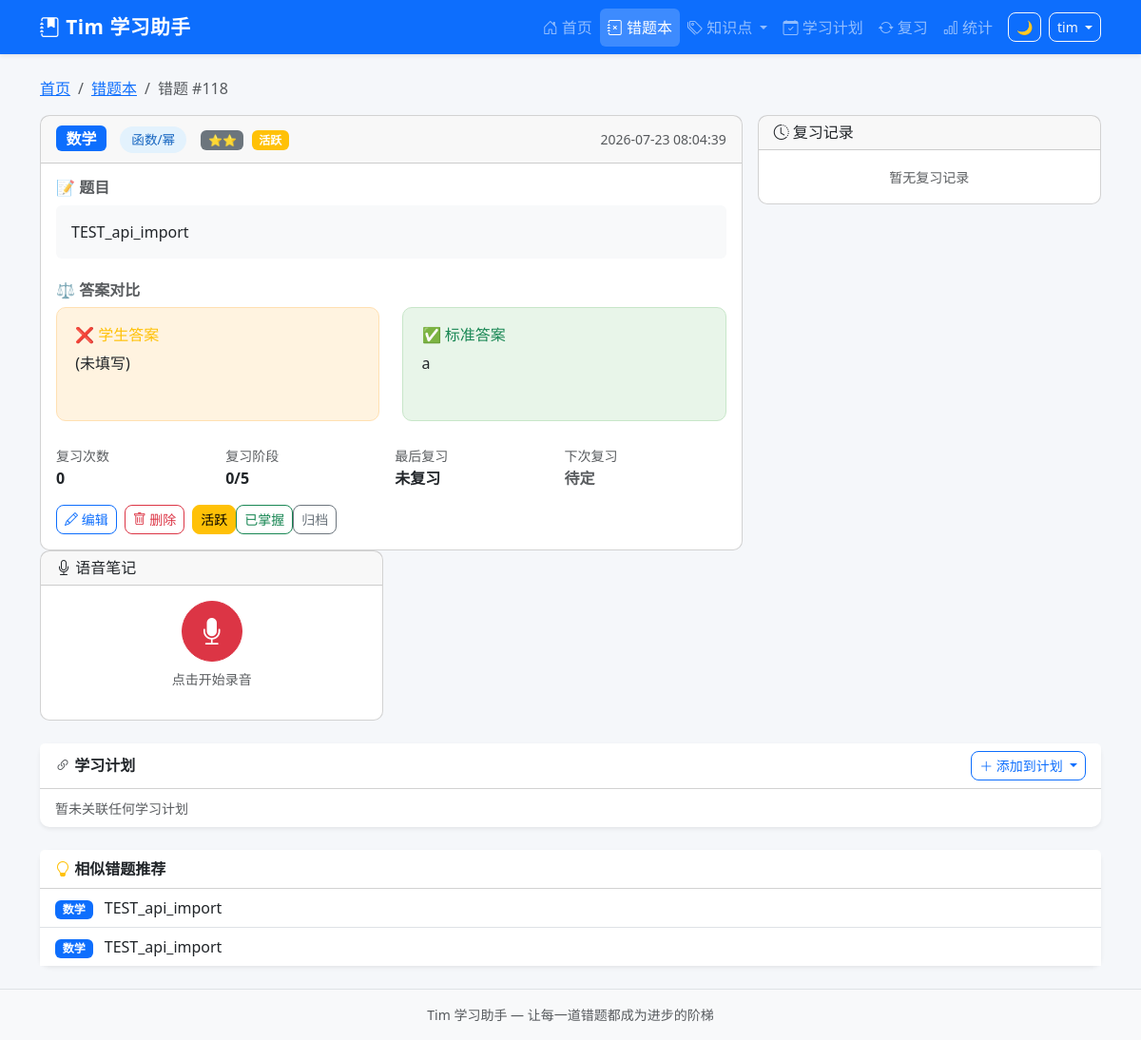
/questions/118 (signed in), run on an earlier commit of the app's database.
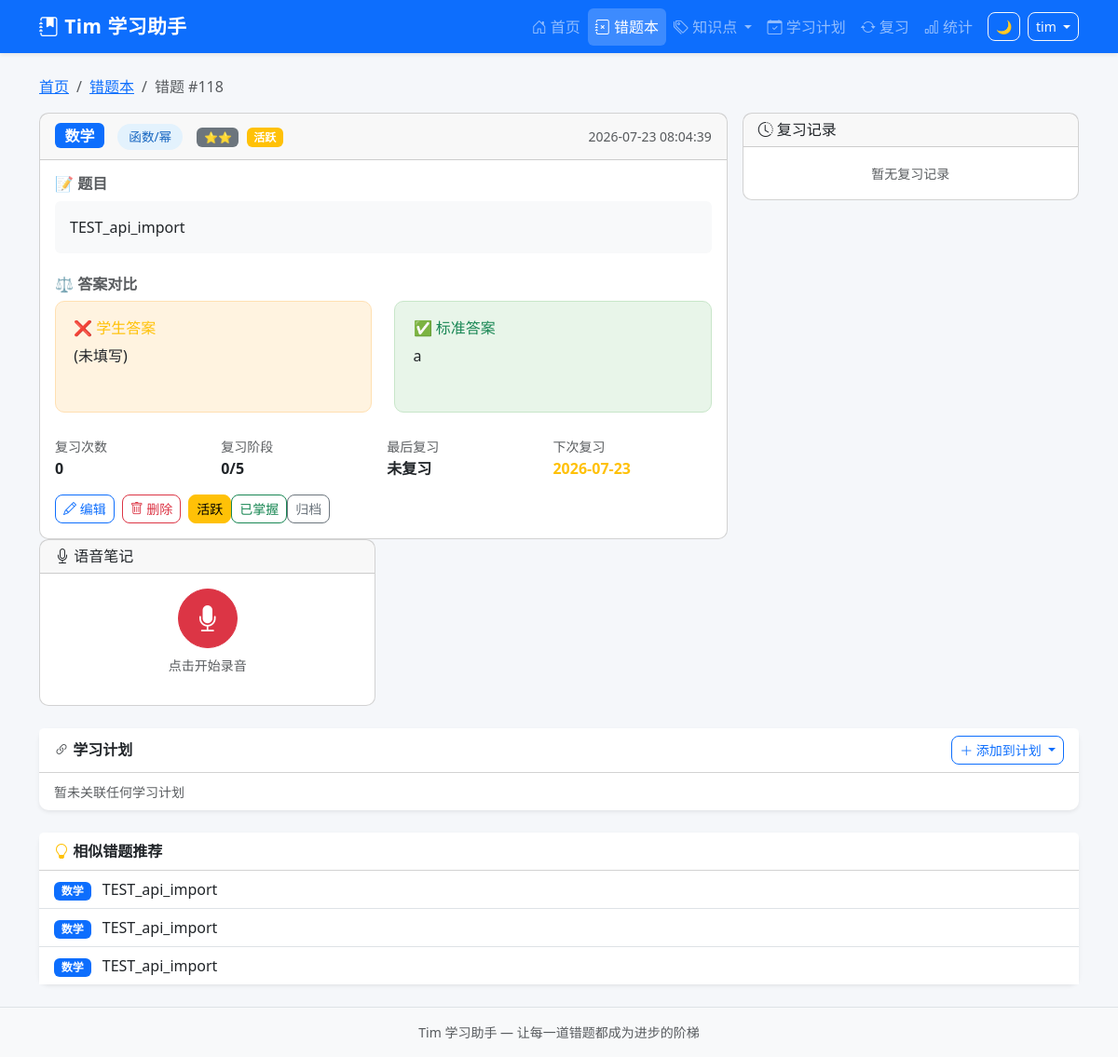
And on a later commit of the database.
### tables this page shows
CREATE TABLE mistake_records (
            id INTEGER PRIMARY KEY AUTOINCREMENT,
            uuid TEXT NOT NULL,
            sys_platform TEXT NOT NULL DEFAULT 'web',
            bstudio_create_time TIMESTAMP DEFAULT CURRENT_TIMESTAMP,
            xueke TEXT NOT NULL,
            timu TEXT NOT NULL,
            xueshengdaan TEXT DEFAULT '',
            zhengquedaan TEXT DEFAULT '',
            cuowufenxi TEXT DEFAULT '',
            zhishidian TEXT DEFAULT '',
            difficulty INTEGER DEFAULT 1,
            review_count INTEGER DEFAULT 0,
            last_review_at TIMESTAMP,
            next_review_at TIMESTAMP,
            review_stage INTEGER DEFAULT 0,
            review_algorithm TEXT DEFAULT 'sm2',
            status TEXT DEFAULT 'active',
            updated_at TIMESTAMP DEFAULT CURRENT_TIMESTAMP
        , voice_data TEXT DEFAULT '');

### app.py (the view)
@app.route('/questions/<int:question_id>',)
@login_required
def question_detail(question_id):
    question = query_db(
        'SELECT * FROM mistake_records WHERE id = ? AND 1=1',
        (question_id,), one=True
    )
    if not question:
        flash('错题不存在', 'danger')
        return redirect(url_for('question_list',))
    question = dict(question)
    for field in ('timu', 'zhengquedaan', 'xueshengdaan', 'cuowufenxi'):
        if question.get(field):
            question[field] = question[field].replace('\\$', '$')
    images = query_db(
        'SELECT * FROM mistake_images WHERE mistake_id = ? ORDER BY id',
        (question_id,)
    )
    reviews = query_db(
        '''SELECT * FROM review_logs
           WHERE mistake_id = ? AND 1=1
           ORDER BY created_at DESC LIMIT 10''',
        (question_id,)
    )
    similar = []
    kp = question['zhishidian'] or ''
    if kp:
        similar = query_db(
            'SELECT id, timu, xueke FROM mistake_records WHERE zhishidian=? AND id!=? ORDER BY id DESC LIMIT 5',
            (kp, question_id)
        )
    similar = rows_to_dicts(similar)
    for s in similar:
        s['timu_plain'] = strip_latex(s['timu'])
    linked_plans = query_db(
        '''SELECT sp.* FROM study_plans sp
           JOIN plan_mistakes pm ON sp.id = pm.plan_id
           WHERE pm.mistake_id = ? AND sp.status NOT IN ('deleted','cancelled')
           ORDER BY sp.priority DESC''',
        (question_id,)
    )
    all_plans = query_db(
        "SELECT id, title FROM study_plans WHERE status NOT IN ('deleted','cancelled') ORDER BY title",
        ()
    )
    resp = make_response(render_template('question_detail.html',
        question=question,
        images=images,
        reviews=reviews,
        similar=similar,
        linked_plans=linked_plans,
        all_plans=all_plans))
    return set_uuid_cookie(resp, g.user_uuid)

### app.py (called while the page is built, shortened)
@app.after_request
def add_security_headers(resp):
    resp.headers['X-Frame-Options'] = 'DENY'
    resp.headers['X-Content-Type-Options'] = 'nosniff'
    resp.headers['Referrer-Policy'] = 'strict-origin-when-cross-origin'
    return resp

@app.before_request
def csrf_check():
    if 'csrf_token' not in session:
        session['csrf_token'] = str(uuid_mod.uuid4())
    if request.method in ('GET', 'HEAD', 'OPTIONS'):
        return

def login_required(f):
    @wraps(f)
    def decorated(*a, **kw):
        if 'user_id' not in session:
            return redirect(url_for('login', next=request.path))
        return f(*a, **kw)
    return decorated

@app.before_request
def before_request():
    g.user_uuid = get_or_create_uuid()
    g.username = session.get('username', '')

### database.py (called while the page is built)
def get_db():
    conn = sqlite3.connect(Config.DATABASE_PATH, timeout=5)
    conn.row_factory = sqlite3.Row
    conn.execute("PRAGMA foreign_keys = ON")
    conn.execute("PRAGMA journal_mode = WAL")
    return conn

def rows_to_dicts(rows):
    return [dict(r) for r in rows]

### templates/question_detail.html (shortened to what the changed rows need)
{% extends "base.html" %}
{% block content %}
<nav aria-label="breadcrumb" class="mb-3">
    <ol class="breadcrumb">
        <li class="breadcrumb-item"><a href="{{ url_for('index') }}">首页</a></li>
        <li class="breadcrumb-item"><a href="{{ url_for('question_list') }}">错题本</a></li>
        <li class="breadcrumb-item active">错题 #{{ question['id'] }}</li>
    </ol>
</nav>
<div class="row g-3">
    <div class="col-lg-8">
        <div class="card">
            <div class="card-header d-flex justify-content-between align-items-center">
                <div>
                    <span class="badge bg-primary fs-6 me-2">{{ question['xueke'] }}</span>
                    {% if question['zhishidian'] %}
                    <span class="knowledge-badge">{{ question['zhishidian'] }}</span>
                    {% endif %}
                    <span class="badge bg-secondary ms-2">
                        {{ '⭐' * question['difficulty'] }}
                    </span>
                    <span class="badge bg-{{ 'success' if question['status'] == 'mastered' else 'warning' if question['status'] == 'active' else 'secondary' }} ms-1">
                        {{ {'active': '活跃', 'archived': '已归档', 'mastered': '已掌握'}[question['status']] }}
                    </span>
                </div>
                <small class="text-muted">{{ question['bstudio_create_time'] }}</small>
            </div>
            <div class="card-body">
                <h6 class="fw-bold text-muted mb-2">📝 题目</h6>
                <div class="p-3 bg-light rounded mb-4 latex-content" style="white-space: pre-wrap;">{{ question['timu'] }}</div>
                <h6 class="fw-bold text-muted mb-2">⚖️ 答案对比</h6>
                <div class="answer-compare mb-4">
                    <div class="answer-box student">
                        <h6 class="text-warning mb-2">❌ 学生答案</h6>
                        <div style="white-space: pre-wrap;">{{ (question['xueshengdaan'] or '(未填写)') }}</div>
                    </div>
                    <div class="answer-box correct">
                        <h6 class="text-success mb-2">✅ 标准答案</h6>
                        <div style="white-space: pre-wrap;">{{ (question['zhengquedaan'] or '(未填写)') }}</div>
                    </div>
                </div>
                <div class="row g-2 mb-3">
                    <div class="col-md-3">
                        <small class="text-muted">复习次数</small>
                        <div class="fw-bold">{{ question['review_count'] }}</div>
                    </div>
                    <div class="col-md-3">
                        <small class="text-muted">复习阶段</small>
                        <div class="fw-bold">{{ question['review_stage'] }}/5</div>
                    </div>
                    <div class="col-md-3">
                    </div>
                    <div class="col-md-3">
                        <small class="text-muted">下次复习</small>
                        <div class="fw-bold text-{{ 'warning' if question['next_review_at'] else 'muted' }}">
                            {{ question['next_review_at'][:10] if question['next_review_at'] else '待定' }}
                        </div>
                    </div>
                </div>
                <div class="d-flex flex-wrap gap-2">
                    <a href="{{ url_for('edit_question', question_id=question['id']) }}" class="btn btn-outline-primary btn-sm">
                    </a>
                    <form method="POST" action="{{ url_for('delete_question', question_id=question['id']) }}" class="d-inline">
                    </form>
                    <div class="btn-group">
                    </div>
                </div>
            </div>
        </div>
    </div>
</div>
{% if similar %}
<div class="row mt-4">
    <div class="col-12">
        <div class="card border-0 shadow-sm">
            <div class="card-body p-0">
                <div class="list-group list-group-flush">
                    {% for s in similar %}
                    <a href="{{ url_for('question_detail', question_id=s['id']) }}" class="list-group-item list-group-item-action py-2">
                        <span class="badge bg-primary me-2">{{ s['xueke'] }}</span>
                        {{ s.get('timu_plain', s['timu'][:60]) }}
                    </a>
                    {% endfor %}
                </div>
            </div>
        </div>
    </div>
</div>
{% endif %}
{% endblock %}

What changed in the data, as far as the page shows it:
changed mistake_records "(未填写)": next_review_at (not shown) → "2026-07-23"
added mistake_records: xueke "数学", get "TEST_api_import"
Also different on the page:
text no longer shown: "待定"
